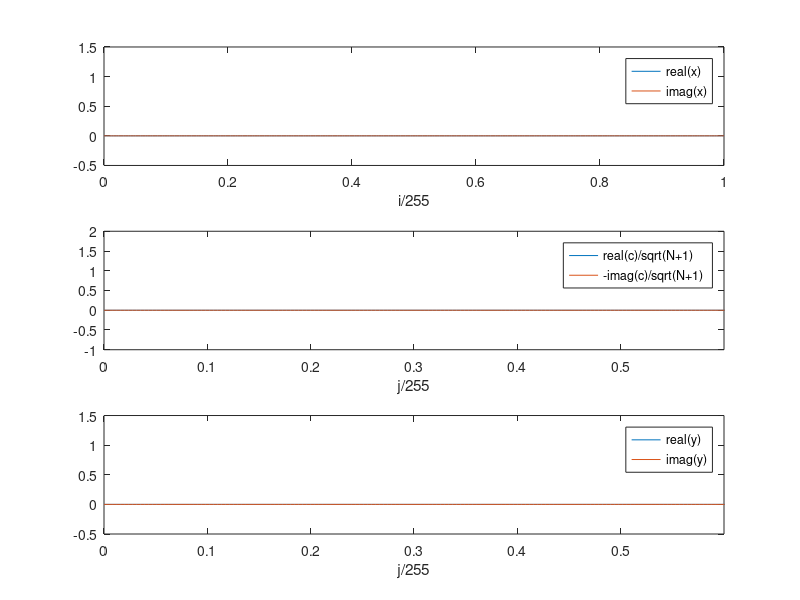

This figure's MATLAB source:
% F1FTSTEPS
% The real FT is used.
% Fourier transform of a SINGLE SIDED step function of width 0 to d.

function F1FTSTEPS;
i = (0:1:255);
d = 20;
nx = length(i);
x = (logical(i)>=0) - (logical(i-d)>=0)

figure(1);
subplot(3,1,1);
plot(i/255,real(x),i/255,imag(x));
axis([0 1 -0.5 1.5]);
xlabel('i/255');
legend('real(x)','imag(x)');

%Fourier transform
c = fft(x);
%N = 128
N = length(c)-1;
j = (0:1:N);

subplot(3,1,2);
plot(j/255,real(c)/sqrt(N+1),j/255,-imag(c)/sqrt(N+1));
axis([0 0.6 -1 2]);
xlabel('j/255');
legend('real(c)/sqrt(N+1)','-imag(c)/sqrt(N+1)');

% The first zero of the FT
% is at 1/2d

%Fourier transform - inverse of Fourier transform
y = ifft(c);
N = length(c)-1;
j = (0:1:N);

% 1/(2*d)=0.025

subplot(3,1,3);
plot(j/255,real(y),j/255,imag(y));
axis([0 0.6 -0.5 1.5]);
xlabel('j/255');
legend('real(y)','imag(y)');
